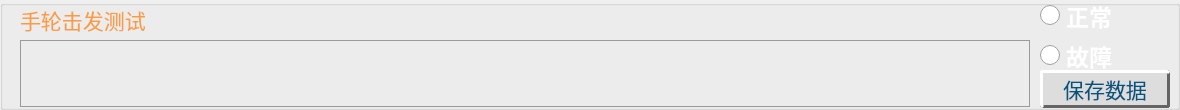
           <widget class="QGroupBox" name="groupBox_6">
            <property name="geometry">
             <rect>
              <x>10</x>
              <y>560</y>
              <width>1180</width>
              <height>110</height>
             </rect>
            </property>
            <property name="styleSheet">
             <string notr="true"/>
            </property>
            <property name="title">
             <string/>
            </property>
            <widget class="QLabel" name="lab_6">
             <property name="geometry">
              <rect>
               <x>20</x>
               <y>5</y>
               <width>1010</width>
               <height>30</height>
              </rect>
             </property>
             <property name="minimumSize">
              <size>
               <width>0</width>
               <height>0</height>
              </size>
             </property>
             <property name="maximumSize">
              <size>
               <width>9999999</width>
               <height>16777215</height>
              </size>
             </property>
             <property name="font">
              <font>
               <family>华光标题宋_CNKI</family>
               <pointsize>16</pointsize>
               <weight>50</weight>
               <bold>false</bold>
              </font>
             </property>
             <property name="styleSheet">
              <string notr="true">color: rgb(250, 156, 68);</string>
             </property>
             <property name="text">
              <string>手轮击发测试</string>
             </property>
             <property name="alignment">
              <set>Qt::AlignLeading|Qt::AlignLeft|Qt::AlignVCenter</set>
             </property>
            </widget>
            <widget class="QRadioButton" name="rad_11">
             <property name="geometry">
              <rect>
               <x>1040</x>
               <y>0</y>
               <width>182</width>
               <height>31</height>
              </rect>
             </property>
             <property name="font">
              <font>
               <family>黑体</family>
               <pointsize>17</pointsize>
               <weight>75</weight>
               <bold>true</bold>
              </font>
             </property>
             <property name="cursor">
              <cursorShape>PointingHandCursor</cursorShape>
             </property>
             <property name="styleSheet">
              <string notr="true">QRadioButton::indicator {
    width: 20px;
    height: 20px;
}
 
QRadioButton::indicator::unchecked {
image: url(:/res/account/unchecked.png);
}
 
QRadioButton::indicator:unchecked:hover {
image: url(:/res/account/unchecked.png);
}
 
QRadioButton::indicator:unchecked:pressed {
image: url(:/res/account/unchecked.png);
}
 
QRadioButton::indicator::checked {
image: url(:/res/account/checked.png);
}
 
QRadioButton::indicator:checked:hover {
image: url(:/res/account/checked.png);
}
 
QRadioButton::indicator:checked:pressed {
image: url(:/res/account/checked.png);
}
QRadioButton {
color: rgb(255, 255, 255);
}</string>
             </property>
             <property name="text">
              <string>正常</string>
             </property>
             <property name="iconSize">
              <size>
               <width>30</width>
               <height>16</height>
              </size>
             </property>
            </widget>
            <widget class="QRadioButton" name="rad_12">
             <property name="geometry">
              <rect>
               <x>1040</x>
               <y>40</y>
               <width>182</width>
               <height>31</height>
              </rect>
             </property>
             <property name="font">
              <font>
               <family>黑体</family>
               <pointsize>17</pointsize>
               <weight>75</weight>
               <bold>true</bold>
              </font>
             </property>
             <property name="cursor">
              <cursorShape>PointingHandCursor</cursorShape>
             </property>
             <property name="styleSheet">
              <string notr="true">QRadioButton::indicator {
    width: 20px;
    height: 20px;
}
 
QRadioButton::indicator::unchecked {
image: url(:/res/account/unchecked.png);
}
 
QRadioButton::indicator:unchecked:hover {
image: url(:/res/account/unchecked.png);
}
 
QRadioButton::indicator:unchecked:pressed {
image: url(:/res/account/unchecked.png);
}
 
QRadioButton::indicator::checked {
image: url(:/res/account/checked.png);
}
 
QRadioButton::indicator:checked:hover {
image: url(:/res/account/checked.png);
}
 
QRadioButton::indicator:checked:pressed {
image: url(:/res/account/checked.png);
}
QRadioButton {
color: rgb(255, 255, 255);
}
QRadioButton:checked {
color: rgb(255, 96, 48);
}</string>
             </property>
             <property name="text">
              <string>故障</string>
             </property>
             <property name="iconSize">
              <size>
               <width>30</width>
               <height>16</height>
              </size>
             </property>
            </widget>
            <widget class="QTextEdit" name="text_6">
             <property name="enabled">
              <bool>true</bool>
             </property>
             <property name="geometry">
              <rect>
               <x>20</x>
               <y>40</y>
               <width>1010</width>
               <height>67</height>
              </rect>
             </property>
             <property name="font">
              <font>
               <family>微软雅黑</family>
               <pointsize>10</pointsize>
               <weight>75</weight>
               <bold>true</bold>
              </font>
             </property>
             <property name="focusPolicy">
              <enum>Qt::StrongFocus</enum>
             </property>
             <property name="styleSheet">
              <string notr="true">border-color: rgb(154, 154, 154);
background-color: rgba(255, 255, 255,0);
color: rgb(255, 255, 255);
border-style:solid;
border-width:1px;</string>
             </property>
             <property name="html">
              <string>&lt;!DOCTYPE HTML PUBLIC &quot;-//W3C//DTD HTML 4.0//EN&quot; &quot;http://www.w3.org/TR/REC-html40/strict.dtd&quot;&gt;
&lt;html&gt;&lt;head&gt;&lt;meta name=&quot;qrichtext&quot; content=&quot;1&quot; /&gt;&lt;style type=&quot;text/css&quot;&gt;
p, li { white-space: pre-wrap; }
&lt;/style&gt;&lt;/head&gt;&lt;body style=&quot; font-family:'微软雅黑'; font-size:10pt; font-weight:600; font-style:normal;&quot;&gt;
&lt;p style=&quot;-qt-paragraph-type:empty; margin-top:12px; margin-bottom:12px; margin-left:0px; margin-right:0px; -qt-block-indent:0; text-indent:0px; font-family:'新宋体'; font-size:14pt; font-weight:400;&quot;&gt;&lt;br /&gt;&lt;/p&gt;&lt;/body&gt;&lt;/html&gt;</string>
             </property>
            </widget>
            <widget class="QPushButton" name="btn_13">
             <property name="geometry">
              <rect>
               <x>1040</x>
               <y>70</y>
               <width>130</width>
               <height>38</height>
              </rect>
             </property>
             <property name="minimumSize">
              <size>
               <width>0</width>
               <height>0</height>
              </size>
             </property>
             <property name="maximumSize">
              <size>
               <width>300</width>
               <height>50</height>
              </size>
             </property>
             <property name="font">
              <font>
               <family>华光大标宋_CNKI</family>
               <pointsize>16</pointsize>
               <weight>50</weight>
               <bold>false</bold>
              </font>
             </property>
             <property name="styleSheet">
              <string notr="true">QPushButton{
color: rgb(0, 85, 127);
background:#DDDDDD; 
border-right:3px solid #646464; 
border-bottom:3px solid #646464;
border-left:3px solid #FFFFFF;
border-top:3px solid #FFFFFF; 
border-radius:3px;
}                

QPushButton:pressed{
background:#DDDDDD; 
border-right:2px solid #FFFFFF; 
border-bottom:2px solid #FFFFFF;
border-left:2px solid #646464;
border-top:2px solid #646464; 
border-radius:2px;
}

QPushButton:checked {
background:#bbbbbb; 
border-right:4px solid #FFFFFF; 
border-bottom:4px solid #FFFFFF;
border-left:4px solid #646464;
border-top:4px solid #646464; 
border-radius:4px;
}</string>
             </property>
             <property name="text">
              <string>保存数据</string>
             </property>
            </widget>
           </widget>
